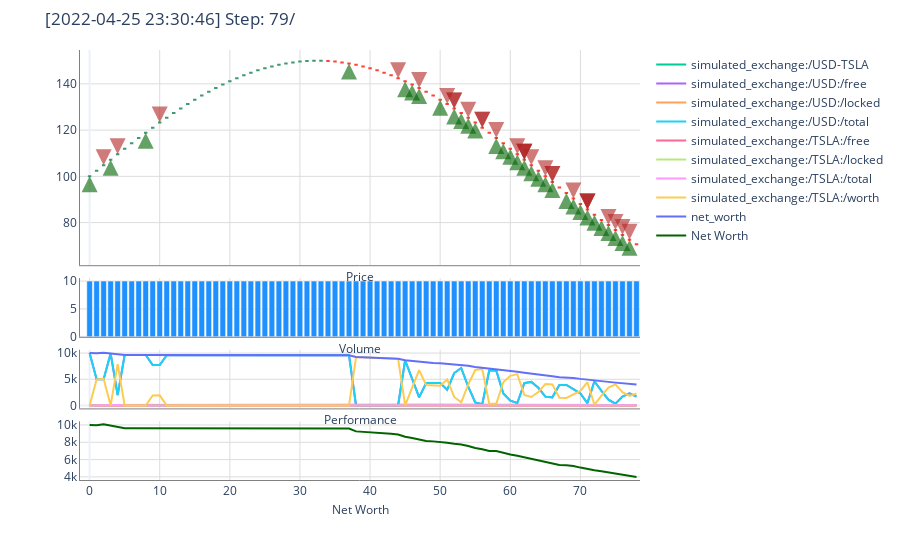

Notebook code for this chart:
### Code cell
env = create_env({
    "window_size": 25
})


episode_reward = 0
done = False
obs = env.reset()

while not done:
    action = agent.compute_single_action(obs)
    obs, reward, done, info = env.step(action)
    episode_reward += reward

env.render()

### Figure 1 — Plotly figure (JSON) as saved in the notebook; plotly's stock layout.template omitted (floating-point values rounded to 4 significant figures)
{"data": [{"close": [100, 102.4, 104.8, 107.2, 109.6, 112.0, 114.3, 116.6, 118.9, 121.1, 123.2, 125.3, 127.4, 129.4, 131.3, 133.2, 134.9, 136.6, 138.2, 139.7, 141.1, 142.5, 143.7, 144.8, 145.8, 146.8, 147.6, 148.2, 148.8, 149.3, 149.6, 149.9, 150.0, 150.0, 149.9, 149.6, 149.3, 148.8, 148.2, 147.6, 146.8, 145.8, 144.8, 143.7, 142.5, 141.1, 139.7, 138.2, 136.6, 134.9, 133.2, 131.3, 129.4, 127.4, 125.3, 123.2, 121.1, 118.9, 116.6, 114.3, 112.0, 109.6, 107.2, 104.8, 102.4, 100, 97.58, 95.17, 92.78, 90.39, 88.03, 85.7, 83.4, 81.15, 78.93, 76.76, 74.65, 72.6, 70.61], "high": [100, 102.4, 104.8, 107.2, 109.6, 112.0, 114.3, 116.6, 118.9, 121.1, 123.2, 125.3, 127.4, 129.4, 131.3, 133.2, 134.9, 136.6, 138.2, 139.7, 141.1, 142.5, 143.7, 144.8, 145.8, 146.8, 147.6, 148.2, 148.8, 149.3, 149.6, 149.9, 150.0, 150.0, 149.9, 149.6, 149.3, 148.8, 148.2, 147.6, 146.8, 145.8, 144.8, 143.7, 142.5, 141.1, 139.7, 138.2, 136.6, 134.9, 133.2, 131.3, 129.4, 127.4, 125.3, 123.2, 121.1, 118.9, 116.6, 114.3, 112.0, 109.6, 107.2, 104.8, 102.4, 100, 97.58, 95.17, 92.78, 90.39, 88.03, 85.7, 83.4, 81.15, 78.93, 76.76, 74.65, 72.6, 70.61], "low": [100, 102.4, 104.8, 107.2, 109.6, 112.0, 114.3, 116.6, 118.9, 121.1, 123.2, 125.3, 127.4, 129.4, 131.3, 133.2, 134.9, 136.6, 138.2, 139.7, 141.1, 142.5, 143.7, 144.8, 145.8, 146.8, 147.6, 148.2, 148.8, 149.3, 149.6, 149.9, 150.0, 150.0, 149.9, 149.6, 149.3, 148.8, 148.2, 147.6, 146.8, 145.8, 144.8, 143.7, 142.5, 141.1, 139.7, 138.2, 136.6, 134.9, 133.2, 131.3, 129.4, 127.4, 125.3, 123.2, 121.1, 118.9, 116.6, 114.3, 112.0, 109.6, 107.2, 104.8, 102.4, 100, 97.58, 95.17, 92.78, 90.39, 88.03, 85.7, 83.4, 81.15, 78.93, 76.76, 74.65, 72.6, 70.61], "name": "Price", "open": [100, 102.4, 104.8, 107.2, 109.6, 112.0, 114.3, 116.6, 118.9, 121.1, 123.2, 125.3, 127.4, 129.4, 131.3, 133.2, 134.9, 136.6, 138.2, 139.7, 141.1, 142.5, 143.7, 144.8, 145.8, 146.8, 147.6, 148.2, 148.8, 149.3, 149.6, 149.9, 150.0, 150.0, 149.9, 149.6, 149.3, 148.8, 148.2, 147.6, 146.8, 145.8, 144.8, 143.7, 142.5, 141.1, 139.7, 138.2, 136.6, 134.9, 133.2, 131.3, 129.4, 127.4, 125.3, 123.2, 121.1, 118.9, 116.6, 114.3, 112.0, 109.6, 107.2, 104.8, 102.4, 100, 97.58, 95.17, 92.78, 90.39, 88.03, 85.7, 83.4, 81.15, 78.93, 76.76, 74.65, 72.6, 70.61], "showlegend": false, "type": "candlestick", "uid": "6d94da22-88f0-414f-ae21-d304f671a56b", "xaxis": "x", "yaxis": "y"}, {"marker": {"color": "DodgerBlue"}, "name": "Volume", "showlegend": false, "type": "bar", "uid": "1699bd6a-f48c-4794-aff6-02c2a5a2a498", "xaxis": "x2", "y": [10, 10, 10, 10, 10, 10, 10, 10, 10, 10, 10, 10, 10, 10, 10, 10, 10, 10, 10, 10, 10, 10, 10, 10, 10, 10, 10, 10, 10, 10, 10, 10, 10, 10, 10, 10, 10, 10, 10, 10, 10, 10, 10, 10, 10, 10, 10, 10, 10, 10, 10, 10, 10, 10, 10, 10, 10, 10, 10, 10, 10, 10, 10, 10, 10, 10, 10, 10, 10, 10, 10, 10, 10, 10, 10, 10, 10, 10, 10], "yaxis": "y2"}, {"mode": "lines", "name": "simulated_exchange:/USD-TSLA", "type": "scatter", "uid": "7370e321-9e48-481d-a895-9ebb8e9aa590", "xaxis": "x3", "y": [100, 102.4, 104.8, 107.2, 109.6, 112.0, 114.3, 116.6, 118.9, 121.1, 123.2, 125.3, 127.4, 129.4, 131.3, 133.2, 134.9, 136.6, 138.2, 139.7, 141.1, 142.5, 143.7, 144.8, 145.8, 146.8, 147.6, 148.2, 148.8, 149.3, 149.6, 149.9, 150.0, 150.0, 149.9, 149.6, 149.3, 148.8, 148.2, 147.6, 146.8, 145.8, 144.8, 143.7, 142.5, 141.1, 139.7, 138.2, 136.6, 134.9, 133.2, 131.3, 129.4, 127.4, 125.3, 123.2, 121.1, 118.9, 116.6, 114.3, 112.0, 109.6, 107.2, 104.8, 102.4, 100, 97.58, 95.17, 92.78, 90.39, 88.03, 85.7, 83.4, 81.15, 78.93, 76.76, 74.65, 72.6, 70.61], "yaxis": "y3"}, {"mode": "lines", "name": "simulated_exchange:/USD:/free", "type": "scatter", "uid": "f579dd58-3f02-406b-af25-0a4837bba2e9", "xaxis": "x3", "y": [10000, 5000, 5000, 9932.0, 1986.0, 9629.0, 9629.0, 9629.0, 9629.0, 7703.0, 7703.0, 9582.0, 9582.0, 9582.0, 9582.0, 9582.0, 9582.0, 9582.0, 9582.0, 9582.0, 9582.0, 9582.0, 9582.0, 9582.0, 9582.0, 9582.0, 9582.0, 9582.0, 9582.0, 9582.0, 9582.0, 9582.0, 9582.0, 9582.0, 9582.0, 9582.0, 9582.0, 9582.0, 0, 0, 0, 0, 0, 0, 0, 8631.0, 5179.0, 1554.0, 4268.0, 4268.0, 4268.0, 2988.0, 6193.0, 7155.0, 3578.0, 564.5, 225.8, 6676.0, 6676.0, 2304.0, 921.7, 460.9, 4272.0, 4495.0, 3370.0, 1685.0, 1548.0, 3909.0, 3909.0, 3127.0, 2287.0, 457.5, 4629.0, 2777.0, 1111.0, 341.1, 1706.0, 2295.0, 1687.0], "yaxis": "y3"}, {"mode": "lines", "name": "simulated_exchange:/USD:/locked", "type": "scatter", "uid": "806f29e0-6bf9-4273-9bfd-0cbc7a061a11", "xaxis": "x3", "y": [0, 0, 0, 0, 0, 0, 0, 0, 0, 0, 0, 0, 0, 0, 0, 0, 0, 0, 0, 0, 0, 0, 0, 0, 0, 0, 0, 0, 0, 0, 0, 0, 0, 0, 0, 0, 0, 0, 0, 0, 0, 0, 0, 0, 0, 0, 0, 0, 0, 0, 0, 0, 0, 0, 0, 0, 0, 0, 0, 0, 0, 0, 0, 0, 0, 0, 0, 0, 0, 0, 0, 0, 0, 0, 0, 0, 0, 0, 0], "yaxis": "y3"}, {"mode": "lines", "name": "simulated_exchange:/USD:/total", "type": "scatter", "uid": "a2bf8b07-3c57-4b93-8f8e-878312030084", "xaxis": "x3", "y": [10000, 5000, 5000, 9932.0, 1986.0, 9629.0, 9629.0, 9629.0, 9629.0, 7703.0, 7703.0, 9582.0, 9582.0, 9582.0, 9582.0, 9582.0, 9582.0, 9582.0, 9582.0, 9582.0, 9582.0, 9582.0, 9582.0, 9582.0, 9582.0, 9582.0, 9582.0, 9582.0, 9582.0, 9582.0, 9582.0, 9582.0, 9582.0, 9582.0, 9582.0, 9582.0, 9582.0, 9582.0, 0, 0, 0, 0, 0, 0, 0, 8631.0, 5179.0, 1554.0, 4268.0, 4268.0, 4268.0, 2988.0, 6193.0, 7155.0, 3578.0, 564.5, 225.8, 6676.0, 6676.0, 2304.0, 921.7, 460.9, 4272.0, 4495.0, 3370.0, 1685.0, 1548.0, 3909.0, 3909.0, 3127.0, 2287.0, 457.5, 4629.0, 2777.0, 1111.0, 341.1, 1706.0, 2295.0, 1687.0], "yaxis": "y3"}, {"mode": "lines", "name": "simulated_exchange:/TSLA:/free", "type": "scatter", "uid": "bc83a40e-e324-4e19-89c5-4957e7c8cb03", "xaxis": "x3", "y": [0, 0, 0, 0, 0, 0, 0, 0, 0, 0, 0, 0, 0, 0, 0, 0, 0, 0, 0, 0, 0, 0, 0, 0, 0, 0, 0, 0, 0, 0, 0, 0, 0, 0, 0, 0, 0, 0, 0, 0, 0, 0, 0, 0, 0, 0, 0, 0, 0, 0, 0, 0, 0, 0, 0, 0, 0, 0, 0, 0, 0, 0, 0, 0, 0, 0, 0, 0, 0, 0, 0, 0, 0, 0, 0, 0, 0, 0, 0], "yaxis": "y3"}, {"mode": "lines", "name": "simulated_exchange:/TSLA:/locked", "type": "scatter", "uid": "64accc54-a15c-43bf-9ed8-99a1f44fb373", "xaxis": "x3", "y": [0, 48.5, 48.5, 0, 71.88, 0, 0, 0, 0, 15.72, 15.72, 0, 0, 0, 0, 0, 0, 0, 0, 0, 0, 0, 0, 0, 0, 0, 0, 0, 0, 0, 0, 0, 0, 0, 0, 0, 0, 0, 62.45, 62.45, 62.45, 62.45, 62.45, 62.45, 62.45, 0, 23.73, 48.89, 28.44, 28.44, 28.44, 37.76, 12.6, 4.643, 31.88, 54.92, 57.59, 2.666, 2.666, 38.88, 50.61, 54.6, 18.58, 15.46, 24.96, 40.92, 41.3, 15.39, 15.39, 23.56, 31.67, 51.83, 1.553, 23.09, 43.01, 52.38, 33.86, 25.02, 32.5], "yaxis": "y3"}, {"mode": "lines", "name": "simulated_exchange:/TSLA:/total", "type": "scatter", "uid": "e708065e-74fc-4ad1-a2bb-7b131f723364", "xaxis": "x3", "y": [0, 48.5, 48.5, 0, 71.88, 0, 0, 0, 0, 15.72, 15.72, 0, 0, 0, 0, 0, 0, 0, 0, 0, 0, 0, 0, 0, 0, 0, 0, 0, 0, 0, 0, 0, 0, 0, 0, 0, 0, 0, 62.45, 62.45, 62.45, 62.45, 62.45, 62.45, 62.45, 0, 23.73, 48.89, 28.44, 28.44, 28.44, 37.76, 12.6, 4.643, 31.88, 54.92, 57.59, 2.666, 2.666, 38.88, 50.61, 54.6, 18.58, 15.46, 24.96, 40.92, 41.3, 15.39, 15.39, 23.56, 31.67, 51.83, 1.553, 23.09, 43.01, 52.38, 33.86, 25.02, 32.5], "yaxis": "y3"}, {"mode": "lines", "name": "simulated_exchange:/TSLA:/worth", "type": "scatter", "uid": "cede73f0-adca-454d-b329-15ac5a5c9ed1", "xaxis": "x3", "y": [0, 4967.0, 5084.0, 0, 7879.0, 0, 0, 0, 0, 1903.0, 1937.0, 0, 0, 0, 0, 0, 0, 0, 0, 0, 0, 0, 0, 0, 0, 0, 0, 0, 0, 0, 0, 0, 0, 0, 0, 0, 0, 0, 9258.0, 9215.0, 9165.0, 9108.0, 9045.0, 8975.0, 8898.0, 0, 3315.0, 6757.0, 3885.0, 3837.0, 3786.0, 4959.0, 1630.0, 591.5, 3996.0, 6768.0, 6972.0, 316.9, 310.8, 4443.0, 5666.0, 5985.0, 1992.0, 1620.0, 2556.0, 4092.0, 4030.0, 1464.0, 1428.0, 2130.0, 2788.0, 4442.0, 129.6, 1873.0, 3395.0, 4021.0, 2528.0, 1817.0, 2295.0], "yaxis": "y3"}, {"mode": "lines", "name": "net_worth", "type": "scatter", "uid": "df9dfd97-1903-48fb-839d-dfd5f362a550", "xaxis": "x3", "y": [10000, 9967.0, 10080.0, 9932.0, 9865.0, 9629.0, 9629.0, 9629.0, 9629.0, 9606.0, 9640.0, 9582.0, 9582.0, 9582.0, 9582.0, 9582.0, 9582.0, 9582.0, 9582.0, 9582.0, 9582.0, 9582.0, 9582.0, 9582.0, 9582.0, 9582.0, 9582.0, 9582.0, 9582.0, 9582.0, 9582.0, 9582.0, 9582.0, 9582.0, 9582.0, 9582.0, 9582.0, 9582.0, 9258.0, 9215.0, 9165.0, 9108.0, 9045.0, 8975.0, 8898.0, 8631.0, 8494.0, 8311.0, 8153.0, 8105.0, 8055.0, 7947.0, 7823.0, 7747.0, 7574.0, 7333.0, 7198.0, 6993.0, 6987.0, 6748.0, 6588.0, 6445.0, 6264.0, 6116.0, 5926.0, 5776.0, 5578.0, 5374.0, 5337.0, 5257.0, 5075.0, 4899.0, 4758.0, 4651.0, 4505.0, 4362.0, 4233.0, 4112.0, 3982.0], "yaxis": "y3"}, {"marker": {"color": "DarkGreen"}, "mode": "lines", "name": "Net Worth", "type": "scatter", "uid": "e015f8e6-19a0-425f-9dca-ae1f0720f070", "xaxis": "x4", "y": [10000, 9967.0, 10080.0, 9932.0, 9865.0, 9629.0, 9629.0, 9629.0, 9629.0, 9606.0, 9640.0, 9582.0, 9582.0, 9582.0, 9582.0, 9582.0, 9582.0, 9582.0, 9582.0, 9582.0, 9582.0, 9582.0, 9582.0, 9582.0, 9582.0, 9582.0, 9582.0, 9582.0, 9582.0, 9582.0, 9582.0, 9582.0, 9582.0, 9582.0, 9582.0, 9582.0, 9582.0, 9582.0, 9258.0, 9215.0, 9165.0, 9108.0, 9045.0, 8975.0, 8898.0, 8631.0, 8494.0, 8311.0, 8153.0, 8105.0, 8055.0, 7947.0, 7823.0, 7747.0, 7574.0, 7333.0, 7198.0, 6993.0, 6987.0, 6748.0, 6588.0, 6445.0, 6264.0, 6116.0, 5926.0, 5776.0, 5578.0, 5374.0, 5337.0, 5257.0, 5075.0, 4899.0, 4758.0, 4651.0, 4505.0, 4362.0, 4233.0, 4112.0, 3982.0], "yaxis": "y4"}], "layout": {"annotations": [{"arrowcolor": "DarkGreen", "arrowhead": 2, "arrowsize": 0.8, "arrowwidth": 4, "ax": 0, "ay": 15, "hoverlabel": {"bgcolor": "DarkGreen"}, "hovertext": "Step 78 [2021-03-01 01:17:00]<br>BUY 18.39944904 TSLA @ 72.6 USD MARKET<br>Total: 1335.8 USD - Comm.: 41.31 USD", "opacity": 0.6, "showarrow": true, "x": 77, "xref": "x", "y": 72.6, "yref": "y"}, {"arrowcolor": "FireBrick", "arrowhead": 2, "arrowsize": 0.8, "arrowwidth": 4, "ax": 0, "ay": -15, "hoverlabel": {"bgcolor": "FireBrick"}, "hovertext": "Step 78 [2021-03-01 01:17:00]<br>SELL 10.59442037 TSLA @ 72.6 USD MARKET<br>Total: 769.15 USD - Comm.: 0.32766249 TSLA", "opacity": 0.6, "showarrow": true, "x": 77, "xref": "x", "y": 72.6, "yref": "y"}, {"arrowcolor": "DarkGreen", "arrowhead": 2, "arrowsize": 0.8, "arrowwidth": 4, "ax": 0, "ay": 15, "hoverlabel": {"bgcolor": "DarkGreen"}, "hovertext": "Step 77 [2021-03-01 01:16:00]<br>BUY 11.08211654 TSLA @ 74.65 USD MARKET<br>Total: 827.28 USD - Comm.: 25.59 USD", "opacity": 0.6, "showarrow": true, "x": 76, "xref": "x", "y": 74.65, "yref": "y"}, {"arrowcolor": "FireBrick", "arrowhead": 2, "arrowsize": 0.8, "arrowwidth": 4, "ax": 0, "ay": -15, "hoverlabel": {"bgcolor": "FireBrick"}, "hovertext": "Step 77 [2021-03-01 01:16:00]<br>SELL 19.32098952 TSLA @ 74.65 USD MARKET<br>Total: 1442.31 USD - Comm.: 0.59755638 TSLA", "opacity": 0.6, "showarrow": true, "x": 76, "xref": "x", "y": 74.65, "yref": "y"}, {"arrowcolor": "DarkGreen", "arrowhead": 2, "arrowsize": 0.8, "arrowwidth": 4, "ax": 0, "ay": 15, "hoverlabel": {"bgcolor": "DarkGreen"}, "hovertext": "Step 76 [2021-03-01 01:15:00]<br>BUY 3.01745701 TSLA @ 76.76 USD MARKET<br>Total: 231.62 USD - Comm.: 7.16 USD", "opacity": 0.6, "showarrow": true, "x": 75, "xref": "x", "y": 76.76, "yref": "y"}, {"arrowcolor": "FireBrick", "arrowhead": 2, "arrowsize": 0.8, "arrowwidth": 4, "ax": 0, "ay": -15, "hoverlabel": {"bgcolor": "FireBrick"}, "hovertext": "Step 76 [2021-03-01 01:15:00]<br>SELL 20.88861271 TSLA @ 76.76 USD MARKET<br>Total: 1603.41 USD - Comm.: 0.64603957 TSLA", "opacity": 0.6, "showarrow": true, "x": 75, "xref": "x", "y": 76.76, "yref": "y"}, {"arrowcolor": "DarkGreen", "arrowhead": 2, "arrowsize": 0.8, "arrowwidth": 4, "ax": 0, "ay": 15, "hoverlabel": {"bgcolor": "DarkGreen"}, "hovertext": "Step 75 [2021-03-01 01:14:00]<br>BUY 10.92208286 TSLA @ 78.93 USD MARKET<br>Total: 862.08 USD - Comm.: 26.66 USD", "opacity": 0.6, "showarrow": true, "x": 74, "xref": "x", "y": 78.93, "yref": "y"}, {"arrowcolor": "FireBrick", "arrowhead": 2, "arrowsize": 0.8, "arrowwidth": 4, "ax": 0, "ay": -15, "hoverlabel": {"bgcolor": "FireBrick"}, "hovertext": "Step 75 [2021-03-01 01:14:00]<br>SELL 1.50672578 TSLA @ 78.93 USD MARKET<br>Total: 118.93 USD - Comm.: 0.04659977 TSLA", "opacity": 0.6, "showarrow": true, "x": 74, "xref": "x", "y": 78.93, "yref": "y"}, {"arrowcolor": "DarkGreen", "arrowhead": 2, "arrowsize": 0.8, "arrowwidth": 4, "ax": 0, "ay": 15, "hoverlabel": {"bgcolor": "DarkGreen"}, "hovertext": "Step 74 [2021-03-01 01:13:00]<br>BUY 19.9185459 TSLA @ 81.15 USD MARKET<br>Total: 1616.39 USD - Comm.: 49.99 USD", "opacity": 0.6, "showarrow": true, "x": 73, "xref": "x", "y": 81.15, "yref": "y"}, {"arrowcolor": "DarkGreen", "arrowhead": 2, "arrowsize": 0.8, "arrowwidth": 4, "ax": 0, "ay": 15, "hoverlabel": {"bgcolor": "DarkGreen"}, "hovertext": "Step 73 [2021-03-01 01:12:00]<br>BUY 21.53465228 TSLA @ 83.4 USD MARKET<br>Total: 1795.99 USD - Comm.: 55.55 USD", "opacity": 0.6, "showarrow": true, "x": 72, "xref": "x", "y": 83.4, "yref": "y"}, {"arrowcolor": "DarkGreen", "arrowhead": 2, "arrowsize": 0.8, "arrowwidth": 4, "ax": 0, "ay": 15, "hoverlabel": {"bgcolor": "DarkGreen"}, "hovertext": "Step 72 [2021-03-01 01:11:00]<br>BUY 1.55332555 TSLA @ 85.7 USD MARKET<br>Total: 133.12 USD - Comm.: 4.12 USD", "opacity": 0.6, "showarrow": true, "x": 71, "xref": "x", "y": 85.7, "yref": "y"}, {"arrowcolor": "FireBrick", "arrowhead": 2, "arrowsize": 0.8, "arrowwidth": 4, "ax": 0, "ay": -15, "hoverlabel": {"bgcolor": "FireBrick"}, "hovertext": "Step 72 [2021-03-01 01:11:00]<br>SELL 19.5584528 TSLA @ 85.7 USD MARKET<br>Total: 1676.16 USD - Comm.: 0.60490060 TSLA", "opacity": 0.6, "showarrow": true, "x": 71, "xref": "x", "y": 85.7, "yref": "y"}, {"arrowcolor": "FireBrick", "arrowhead": 2, "arrowsize": 0.8, "arrowwidth": 4, "ax": 0, "ay": -15, "hoverlabel": {"bgcolor": "FireBrick"}, "hovertext": "Step 72 [2021-03-01 01:11:00]<br>SELL 22.78807832 TSLA @ 85.7 USD MARKET<br>Total: 1952.94 USD - Comm.: 0.70478593 TSLA", "opacity": 0.6, "showarrow": true, "x": 71, "xref": "x", "y": 85.7, "yref": "y"}, {"arrowcolor": "FireBrick", "arrowhead": 2, "arrowsize": 0.8, "arrowwidth": 4, "ax": 0, "ay": -15, "hoverlabel": {"bgcolor": "FireBrick"}, "hovertext": "Step 72 [2021-03-01 01:11:00]<br>SELL 7.92895021 TSLA @ 85.7 USD MARKET<br>Total: 679.51 USD - Comm.: 0.24522526 TSLA", "opacity": 0.6, "showarrow": true, "x": 71, "xref": "x", "y": 85.7, "yref": "y"}, {"arrowcolor": "DarkGreen", "arrowhead": 2, "arrowsize": 0.8, "arrowwidth": 4, "ax": 0, "ay": 15, "hoverlabel": {"bgcolor": "DarkGreen"}, "hovertext": "Step 71 [2021-03-01 01:10:00]<br>BUY 20.1633534 TSLA @ 88.03 USD MARKET<br>Total: 1774.98 USD - Comm.: 54.90 USD", "opacity": 0.6, "showarrow": true, "x": 70, "xref": "x", "y": 88.03, "yref": "y"}, {"arrowcolor": "DarkGreen", "arrowhead": 2, "arrowsize": 0.8, "arrowwidth": 4, "ax": 0, "ay": 15, "hoverlabel": {"bgcolor": "DarkGreen"}, "hovertext": "Step 70 [2021-03-01 01:09:00]<br>BUY 23.49286425 TSLA @ 90.39 USD MARKET<br>Total: 2123.52 USD - Comm.: 65.68 USD", "opacity": 0.6, "showarrow": true, "x": 69, "xref": "x", "y": 90.39, "yref": "y"}, {"arrowcolor": "FireBrick", "arrowhead": 2, "arrowsize": 0.8, "arrowwidth": 4, "ax": 0, "ay": -15, "hoverlabel": {"bgcolor": "FireBrick"}, "hovertext": "Step 70 [2021-03-01 01:09:00]<br>SELL 14.92555442 TSLA @ 90.39 USD MARKET<br>Total: 1349.12 USD - Comm.: 0.46161508 TSLA", "opacity": 0.6, "showarrow": true, "x": 69, "xref": "x", "y": 90.39, "yref": "y"}, {"arrowcolor": "DarkGreen", "arrowhead": 2, "arrowsize": 0.8, "arrowwidth": 4, "ax": 0, "ay": 15, "hoverlabel": {"bgcolor": "DarkGreen"}, "hovertext": "Step 69 [2021-03-01 01:08:00]<br>BUY 8.17417547 TSLA @ 92.78 USD MARKET<br>Total: 758.4 USD - Comm.: 23.46 USD", "opacity": 0.6, "showarrow": true, "x": 68, "xref": "x", "y": 92.78, "yref": "y"}, {"arrowcolor": "DarkGreen", "arrowhead": 2, "arrowsize": 0.8, "arrowwidth": 4, "ax": 0, "ay": 15, "hoverlabel": {"bgcolor": "DarkGreen"}, "hovertext": "Step 67 [2021-03-01 01:06:00]<br>BUY 15.3871695 TSLA @ 97.58 USD MARKET<br>Total: 1501.48 USD - Comm.: 46.44 USD", "opacity": 0.6, "showarrow": true, "x": 66, "xref": "x", "y": 97.58, "yref": "y"}, {"arrowcolor": "FireBrick", "arrowhead": 2, "arrowsize": 0.8, "arrowwidth": 4, "ax": 0, "ay": -15, "hoverlabel": {"bgcolor": "FireBrick"}, "hovertext": "Step 67 [2021-03-01 01:06:00]<br>SELL 15.853874 TSLA @ 97.58 USD MARKET<br>Total: 1547.02 USD - Comm.: 0.49032600 TSLA", "opacity": 0.6, "showarrow": true, "x": 66, "xref": "x", "y": 97.58, "yref": "y"}, {"arrowcolor": "FireBrick", "arrowhead": 2, "arrowsize": 0.8, "arrowwidth": 4, "ax": 0, "ay": -15, "hoverlabel": {"bgcolor": "FireBrick"}, "hovertext": "Step 67 [2021-03-01 01:06:00]<br>SELL 24.20854622 TSLA @ 97.58 USD MARKET<br>Total: 2362.27 USD - Comm.: 0.74871792 TSLA", "opacity": 0.6, "showarrow": true, "x": 66, "xref": "x", "y": 97.58, "yref": "y"}, {"arrowcolor": "DarkGreen", "arrowhead": 2, "arrowsize": 0.8, "arrowwidth": 4, "ax": 0, "ay": 15, "hoverlabel": {"bgcolor": "DarkGreen"}, "hovertext": "Step 66 [2021-03-01 01:05:00]<br>BUY 16.3442 TSLA @ 100.0 USD MARKET<br>Total: 1634.42 USD - Comm.: 50.55 USD", "opacity": 0.6, "showarrow": true, "x": 65, "xref": "x", "y": 100, "yref": "y"}, {"arrowcolor": "FireBrick", "arrowhead": 2, "arrowsize": 0.8, "arrowwidth": 4, "ax": 0, "ay": -15, "hoverlabel": {"bgcolor": "FireBrick"}, "hovertext": "Step 66 [2021-03-01 01:05:00]<br>SELL 15.47918083 TSLA @ 100.0 USD MARKET<br>Total: 1547.92 USD - Comm.: 0.47873755 TSLA", "opacity": 0.6, "showarrow": true, "x": 65, "xref": "x", "y": 100, "yref": "y"}, {"arrowcolor": "DarkGreen", "arrowhead": 2, "arrowsize": 0.8, "arrowwidth": 4, "ax": 0, "ay": 15, "hoverlabel": {"bgcolor": "DarkGreen"}, "hovertext": "Step 65 [2021-03-01 01:04:00]<br>BUY 15.95791838 TSLA @ 102.42 USD MARKET<br>Total: 1634.41 USD - Comm.: 50.55 USD", "opacity": 0.6, "showarrow": true, "x": 64, "xref": "x", "y": 102.4, "yref": "y"}, {"arrowcolor": "DarkGreen", "arrowhead": 2, "arrowsize": 0.8, "arrowwidth": 4, "ax": 0, "ay": 15, "hoverlabel": {"bgcolor": "DarkGreen"}, "hovertext": "Step 64 [2021-03-01 01:03:00]<br>BUY 24.95726414 TSLA @ 104.83 USD MARKET<br>Total: 2616.27 USD - Comm.: 80.92 USD", "opacity": 0.6, "showarrow": true, "x": 63, "xref": "x", "y": 104.8, "yref": "y"}, {"arrowcolor": "FireBrick", "arrowhead": 2, "arrowsize": 0.8, "arrowwidth": 4, "ax": 0, "ay": -15, "hoverlabel": {"bgcolor": "FireBrick"}, "hovertext": "Step 64 [2021-03-01 01:03:00]<br>SELL 14.99383697 TSLA @ 104.83 USD MARKET<br>Total: 1571.8 USD - Comm.: 0.46372692 TSLA", "opacity": 0.6, "showarrow": true, "x": 63, "xref": "x", "y": 104.8, "yref": "y"}, {"arrowcolor": "DarkGreen", "arrowhead": 2, "arrowsize": 0.8, "arrowwidth": 4, "ax": 0, "ay": 15, "hoverlabel": {"bgcolor": "DarkGreen"}, "hovertext": "Step 63 [2021-03-01 01:02:00]<br>BUY 15.45756389 TSLA @ 107.22 USD MARKET<br>Total: 1657.36 USD - Comm.: 51.26 USD", "opacity": 0.6, "showarrow": true, "x": 62, "xref": "x", "y": 107.2, "yref": "y"}, {"arrowcolor": "FireBrick", "arrowhead": 2, "arrowsize": 0.8, "arrowwidth": 4, "ax": 0, "ay": -15, "hoverlabel": {"bgcolor": "FireBrick"}, "hovertext": "Step 63 [2021-03-01 01:02:00]<br>SELL 2.76911505 TSLA @ 107.22 USD MARKET<br>Total: 296.9 USD - Comm.: 0.08564273 TSLA", "opacity": 0.6, "showarrow": true, "x": 62, "xref": "x", "y": 107.2, "yref": "y"}, {"arrowcolor": "FireBrick", "arrowhead": 2, "arrowsize": 0.8, "arrowwidth": 4, "ax": 0, "ay": -15, "hoverlabel": {"bgcolor": "FireBrick"}, "hovertext": "Step 63 [2021-03-01 01:02:00]<br>SELL 3.87254979 TSLA @ 107.22 USD MARKET<br>Total: 415.21 USD - Comm.: 0.11976958 TSLA", "opacity": 0.6, "showarrow": true, "x": 62, "xref": "x", "y": 107.2, "yref": "y"}, {"arrowcolor": "FireBrick", "arrowhead": 2, "arrowsize": 0.8, "arrowwidth": 4, "ax": 0, "ay": -15, "hoverlabel": {"bgcolor": "FireBrick"}, "hovertext": "Step 63 [2021-03-01 01:02:00]<br>SELL 11.38099388 TSLA @ 107.22 USD MARKET<br>Total: 1220.27 USD - Comm.: 0.35198950 TSLA", "opacity": 0.6, "showarrow": true, "x": 62, "xref": "x", "y": 107.2, "yref": "y"}, {"arrowcolor": "DarkGreen", "arrowhead": 2, "arrowsize": 0.8, "arrowwidth": 4, "ax": 0, "ay": 15, "hoverlabel": {"bgcolor": "DarkGreen"}, "hovertext": "Step 62 [2021-03-01 01:01:00]<br>BUY 2.85475778 TSLA @ 109.61 USD MARKET<br>Total: 312.91 USD - Comm.: 9.68 USD", "opacity": 0.6, "showarrow": true, "x": 61, "xref": "x", "y": 109.6, "yref": "y"}, {"arrowcolor": "FireBrick", "arrowhead": 2, "arrowsize": 0.8, "arrowwidth": 4, "ax": 0, "ay": -15, "hoverlabel": {"bgcolor": "FireBrick"}, "hovertext": "Step 62 [2021-03-01 01:01:00]<br>SELL 37.70912435 TSLA @ 109.61 USD MARKET<br>Total: 4133.3 USD - Comm.: 1.16626158 TSLA", "opacity": 0.6, "showarrow": true, "x": 61, "xref": "x", "y": 109.6, "yref": "y"}, {"arrowcolor": "DarkGreen", "arrowhead": 2, "arrowsize": 0.8, "arrowwidth": 4, "ax": 0, "ay": 15, "hoverlabel": {"bgcolor": "DarkGreen"}, "hovertext": "Step 61 [2021-03-01 01:00:00]<br>BUY 3.99231937 TSLA @ 111.97 USD MARKET<br>Total: 447.02 USD - Comm.: 13.83 USD", "opacity": 0.6, "showarrow": true, "x": 60, "xref": "x", "y": 112.0, "yref": "y"}, {"arrowcolor": "DarkGreen", "arrowhead": 2, "arrowsize": 0.8, "arrowwidth": 4, "ax": 0, "ay": 15, "hoverlabel": {"bgcolor": "DarkGreen"}, "hovertext": "Step 60 [2021-03-01 00:59:00]<br>BUY 11.73298338 TSLA @ 114.3 USD MARKET<br>Total: 1341.08 USD - Comm.: 41.48 USD", "opacity": 0.6, "showarrow": true, "x": 59, "xref": "x", "y": 114.3, "yref": "y"}, {"arrowcolor": "DarkGreen", "arrowhead": 2, "arrowsize": 0.8, "arrowwidth": 4, "ax": 0, "ay": 15, "hoverlabel": {"bgcolor": "DarkGreen"}, "hovertext": "Step 59 [2021-03-01 00:58:00]<br>BUY 38.87538593 TSLA @ 116.6 USD MARKET<br>Total: 4532.87 USD - Comm.: 140.19 USD", "opacity": 0.6, "showarrow": true, "x": 58, "xref": "x", "y": 116.6, "yref": "y"}, {"arrowcolor": "FireBrick", "arrowhead": 2, "arrowsize": 0.8, "arrowwidth": 4, "ax": 0, "ay": -15, "hoverlabel": {"bgcolor": "FireBrick"}, "hovertext": "Step 59 [2021-03-01 00:58:00]<br>SELL 2.58595829 TSLA @ 116.6 USD MARKET<br>Total: 301.52 USD - Comm.: 0.07997809 TSLA", "opacity": 0.6, "showarrow": true, "x": 58, "xref": "x", "y": 116.6, "yref": "y"}, {"arrowcolor": "FireBrick", "arrowhead": 2, "arrowsize": 0.8, "arrowwidth": 4, "ax": 0, "ay": -15, "hoverlabel": {"bgcolor": "FireBrick"}, "hovertext": "Step 57 [2021-03-01 00:56:00]<br>SELL 26.85348465 TSLA @ 121.07 USD MARKET<br>Total: 3251.15 USD - Comm.: 0.83052014 TSLA", "opacity": 0.6, "showarrow": true, "x": 56, "xref": "x", "y": 121.1, "yref": "y"}, {"arrowcolor": "FireBrick", "arrowhead": 2, "arrowsize": 0.8, "arrowwidth": 4, "ax": 0, "ay": -15, "hoverlabel": {"bgcolor": "FireBrick"}, "hovertext": "Step 57 [2021-03-01 00:56:00]<br>SELL 26.42145996 TSLA @ 121.07 USD MARKET<br>Total: 3198.85 USD - Comm.: 0.81715856 TSLA", "opacity": 0.6, "showarrow": true, "x": 56, "xref": "x", "y": 121.1, "yref": "y"}, {"arrowcolor": "DarkGreen", "arrowhead": 2, "arrowsize": 0.8, "arrowwidth": 4, "ax": 0, "ay": 15, "hoverlabel": {"bgcolor": "DarkGreen"}, "hovertext": "Step 56 [2021-03-01 00:55:00]<br>BUY 2.66593638 TSLA @ 123.24 USD MARKET<br>Total: 328.55 USD - Comm.: 10.16 USD", "opacity": 0.6, "showarrow": true, "x": 55, "xref": "x", "y": 123.2, "yref": "y"}, {"arrowcolor": "DarkGreen", "arrowhead": 2, "arrowsize": 0.8, "arrowwidth": 4, "ax": 0, "ay": 15, "hoverlabel": {"bgcolor": "DarkGreen"}, "hovertext": "Step 55 [2021-03-01 00:54:00]<br>BUY 27.68400479 TSLA @ 125.35 USD MARKET<br>Total: 3470.19 USD - Comm.: 107.33 USD", "opacity": 0.6, "showarrow": true, "x": 54, "xref": "x", "y": 125.3, "yref": "y"}, {"arrowcolor": "FireBrick", "arrowhead": 2, "arrowsize": 0.8, "arrowwidth": 4, "ax": 0, "ay": -15, "hoverlabel": {"bgcolor": "FireBrick"}, "hovertext": "Step 55 [2021-03-01 00:54:00]<br>SELL 4.50350182 TSLA @ 125.35 USD MARKET<br>Total: 564.51 USD - Comm.: 0.13928356 TSLA", "opacity": 0.6, "showarrow": true, "x": 54, "xref": "x", "y": 125.3, "yref": "y"}, {"arrowcolor": "DarkGreen", "arrowhead": 2, "arrowsize": 0.8, "arrowwidth": 4, "ax": 0, "ay": 15, "hoverlabel": {"bgcolor": "DarkGreen"}, "hovertext": "Step 54 [2021-03-01 00:53:00]<br>BUY 27.23861852 TSLA @ 127.4 USD MARKET<br>Total: 3470.2 USD - Comm.: 107.33 USD", "opacity": 0.6, "showarrow": true, "x": 53, "xref": "x", "y": 127.4, "yref": "y"}, {"arrowcolor": "DarkGreen", "arrowhead": 2, "arrowsize": 0.8, "arrowwidth": 4, "ax": 0, "ay": 15, "hoverlabel": {"bgcolor": "DarkGreen"}, "hovertext": "Step 53 [2021-03-01 00:52:00]<br>BUY 4.64278538 TSLA @ 129.39 USD MARKET<br>Total: 600.73 USD - Comm.: 18.58 USD", "opacity": 0.6, "showarrow": true, "x": 52, "xref": "x", "y": 129.4, "yref": "y"}, {"arrowcolor": "FireBrick", "arrowhead": 2, "arrowsize": 0.8, "arrowwidth": 4, "ax": 0, "ay": -15, "hoverlabel": {"bgcolor": "FireBrick"}, "hovertext": "Step 53 [2021-03-01 00:52:00]<br>SELL 9.0481128 TSLA @ 129.39 USD MARKET<br>Total: 1170.74 USD - Comm.: 0.27983854 TSLA", "opacity": 0.6, "showarrow": true, "x": 52, "xref": "x", "y": 129.4, "yref": "y"}, {"arrowcolor": "FireBrick", "arrowhead": 2, "arrowsize": 0.8, "arrowwidth": 4, "ax": 0, "ay": -15, "hoverlabel": {"bgcolor": "FireBrick"}, "hovertext": "Step 53 [2021-03-01 00:52:00]<br>SELL 3.17267616 TSLA @ 129.39 USD MARKET<br>Total: 410.51 USD - Comm.: 0.09812401 TSLA", "opacity": 0.6, "showarrow": true, "x": 52, "xref": "x", "y": 129.4, "yref": "y"}, {"arrowcolor": "FireBrick", "arrowhead": 2, "arrowsize": 0.8, "arrowwidth": 4, "ax": 0, "ay": -15, "hoverlabel": {"bgcolor": "FireBrick"}, "hovertext": "Step 52 [2021-03-01 00:51:00]<br>SELL 24.40959565 TSLA @ 131.31 USD MARKET<br>Total: 3205.22 USD - Comm.: 0.75493595 TSLA", "opacity": 0.6, "showarrow": true, "x": 51, "xref": "x", "y": 131.3, "yref": "y"}, {"arrowcolor": "DarkGreen", "arrowhead": 2, "arrowsize": 0.8, "arrowwidth": 4, "ax": 0, "ay": 15, "hoverlabel": {"bgcolor": "DarkGreen"}, "hovertext": "Step 51 [2021-03-01 00:50:00]<br>BUY 9.32795134 TSLA @ 133.16 USD MARKET<br>Total: 1242.11 USD - Comm.: 38.42 USD", "opacity": 0.6, "showarrow": true, "x": 50, "xref": "x", "y": 133.2, "yref": "y"}, {"arrowcolor": "DarkGreen", "arrowhead": 2, "arrowsize": 0.8, "arrowwidth": 4, "ax": 0, "ay": 15, "hoverlabel": {"bgcolor": "DarkGreen"}, "hovertext": "Step 48 [2021-03-01 00:47:00]<br>BUY 3.27080017 TSLA @ 138.22 USD MARKET<br>Total: 452.09 USD - Comm.: 13.98 USD", "opacity": 0.6, "showarrow": true, "x": 47, "xref": "x", "y": 138.2, "yref": "y"}, {"arrowcolor": "FireBrick", "arrowhead": 2, "arrowsize": 0.8, "arrowwidth": 4, "ax": 0, "ay": -15, "hoverlabel": {"bgcolor": "FireBrick"}, "hovertext": "Step 48 [2021-03-01 00:47:00]<br>SELL 23.01343039 TSLA @ 138.22 USD MARKET<br>Total: 3180.92 USD - Comm.: 0.71175558 TSLA", "opacity": 0.6, "showarrow": true, "x": 47, "xref": "x", "y": 138.2, "yref": "y"}, {"arrowcolor": "DarkGreen", "arrowhead": 2, "arrowsize": 0.8, "arrowwidth": 4, "ax": 0, "ay": 15, "hoverlabel": {"bgcolor": "DarkGreen"}, "hovertext": "Step 47 [2021-03-01 00:46:00]<br>BUY 25.1645316 TSLA @ 139.73 USD MARKET<br>Total: 3516.24 USD - Comm.: 108.75 USD", "opacity": 0.6, "showarrow": true, "x": 46, "xref": "x", "y": 139.7, "yref": "y"}, {"arrowcolor": "DarkGreen", "arrowhead": 2, "arrowsize": 0.8, "arrowwidth": 4, "ax": 0, "ay": 15, "hoverlabel": {"bgcolor": "DarkGreen"}, "hovertext": "Step 46 [2021-03-01 00:45:00]<br>BUY 23.72518597 TSLA @ 141.15 USD MARKET<br>Total: 3348.81 USD - Comm.: 103.57 USD", "opacity": 0.6, "showarrow": true, "x": 45, "xref": "x", "y": 141.2, "yref": "y"}, {"arrowcolor": "FireBrick", "arrowhead": 2, "arrowsize": 0.8, "arrowwidth": 4, "ax": 0, "ay": -15, "hoverlabel": {"bgcolor": "FireBrick"}, "hovertext": "Step 45 [2021-03-01 00:44:00]<br>SELL 60.58074318 TSLA @ 142.47 USD MARKET<br>Total: 8630.94 USD - Comm.: 1.87363123 TSLA", "opacity": 0.6, "showarrow": true, "x": 44, "xref": "x", "y": 142.5, "yref": "y"}, {"arrowcolor": "DarkGreen", "arrowhead": 2, "arrowsize": 0.8, "arrowwidth": 4, "ax": 0, "ay": 15, "hoverlabel": {"bgcolor": "DarkGreen"}, "hovertext": "Step 38 [2021-03-01 00:37:00]<br>BUY 62.45437441 TSLA @ 148.82 USD MARKET<br>Total: 9294.46 USD - Comm.: 287.46 USD", "opacity": 0.6, "showarrow": true, "x": 37, "xref": "x", "y": 148.8, "yref": "y"}, {"arrowcolor": "FireBrick", "arrowhead": 2, "arrowsize": 0.8, "arrowwidth": 4, "ax": 0, "ay": -15, "hoverlabel": {"bgcolor": "FireBrick"}, "hovertext": "Step 11 [2021-03-01 00:10:00]<br>SELL 15.24569036 TSLA @ 123.24 USD MARKET<br>Total: 1878.88 USD - Comm.: 0.47151620 TSLA", "opacity": 0.6, "showarrow": true, "x": 10, "xref": "x", "y": 123.2, "yref": "y"}, {"arrowcolor": "DarkGreen", "arrowhead": 2, "arrowsize": 0.8, "arrowwidth": 4, "ax": 0, "ay": 15, "hoverlabel": {"bgcolor": "DarkGreen"}, "hovertext": "Step 9 [2021-03-01 00:08:00]<br>BUY 15.71720656 TSLA @ 118.85 USD MARKET<br>Total: 1867.99 USD - Comm.: 57.77 USD", "opacity": 0.6, "showarrow": true, "x": 8, "xref": "x", "y": 118.8, "yref": "y"}, {"arrowcolor": "FireBrick", "arrowhead": 2, "arrowsize": 0.8, "arrowwidth": 4, "ax": 0, "ay": -15, "hoverlabel": {"bgcolor": "FireBrick"}, "hovertext": "Step 5 [2021-03-01 00:04:00]<br>SELL 69.72401978 TSLA @ 109.61 USD MARKET<br>Total: 7642.45 USD - Comm.: 2.15641298 TSLA", "opacity": 0.6, "showarrow": true, "x": 4, "xref": "x", "y": 109.6, "yref": "y"}, {"arrowcolor": "DarkGreen", "arrowhead": 2, "arrowsize": 0.8, "arrowwidth": 4, "ax": 0, "ay": 15, "hoverlabel": {"bgcolor": "DarkGreen"}, "hovertext": "Step 4 [2021-03-01 00:03:00]<br>BUY 71.88043276 TSLA @ 107.22 USD MARKET<br>Total: 7707.02 USD - Comm.: 238.36 USD", "opacity": 0.6, "showarrow": true, "x": 3, "xref": "x", "y": 107.2, "yref": "y"}, {"arrowcolor": "FireBrick", "arrowhead": 2, "arrowsize": 0.8, "arrowwidth": 4, "ax": 0, "ay": -15, "hoverlabel": {"bgcolor": "FireBrick"}, "hovertext": "Step 3 [2021-03-01 00:02:00]<br>SELL 47.045 TSLA @ 104.83 USD MARKET<br>Total: 4931.73 USD - Comm.: 1.45500000 TSLA", "opacity": 0.6, "showarrow": true, "x": 2, "xref": "x", "y": 104.8, "yref": "y"}, {"arrowcolor": "DarkGreen", "arrowhead": 2, "arrowsize": 0.8, "arrowwidth": 4, "ax": 0, "ay": 15, "hoverlabel": {"bgcolor": "DarkGreen"}, "hovertext": "Step 1 [2021-03-01 00:00:00]<br>BUY 48.5 TSLA @ 100.0 USD MARKET<br>Total: 4850.0 USD - Comm.: 150.00 USD", "opacity": 0.6, "showarrow": true, "x": 0, "xref": "x", "y": 100, "yref": "y"}], "margin": {"t": 50}, "title": {"text": "[2022-04-25 23:30:46] Step: 79/"}, "xaxis": {"anchor": "y", "domain": [0, 1], "gridcolor": "Gainsboro", "linecolor": "Grey", "matches": "x4", "rangeslider": {"visible": false}, "showticklabels": false, "title": {"font": {"size": 12}, "standoff": 7, "text": "Price"}}, "xaxis2": {"anchor": "y2", "domain": [0, 1], "gridcolor": "Gainsboro", "linecolor": "Grey", "matches": "x4", "showticklabels": false, "title": {"font": {"size": 12}, "standoff": 7, "text": "Volume"}}, "xaxis3": {"anchor": "y3", "domain": [0, 1], "gridcolor": "Gainsboro", "linecolor": "Grey", "matches": "x4", "showticklabels": false, "title": {"font": {"size": 12}, "standoff": 7, "text": "Performance"}}, "xaxis4": {"anchor": "y4", "domain": [0, 1], "gridcolor": "Gainsboro", "linecolor": "Grey", "title": {"font": {"size": 12}, "standoff": 7, "text": "Net Worth"}}, "yaxis": {"anchor": "x", "domain": [0.4995, 1], "gridcolor": "Gainsboro", "linecolor": "Grey"}, "yaxis2": {"anchor": "x2", "domain": [0.333, 0.4695], "gridcolor": "Gainsboro", "linecolor": "Grey"}, "yaxis3": {"anchor": "x3", "domain": [0.1665, 0.303], "gridcolor": "Gainsboro", "linecolor": "Grey"}, "yaxis4": {"anchor": "x4", "domain": [0, 0.1365], "gridcolor": "Gainsboro", "linecolor": "Grey"}}}
